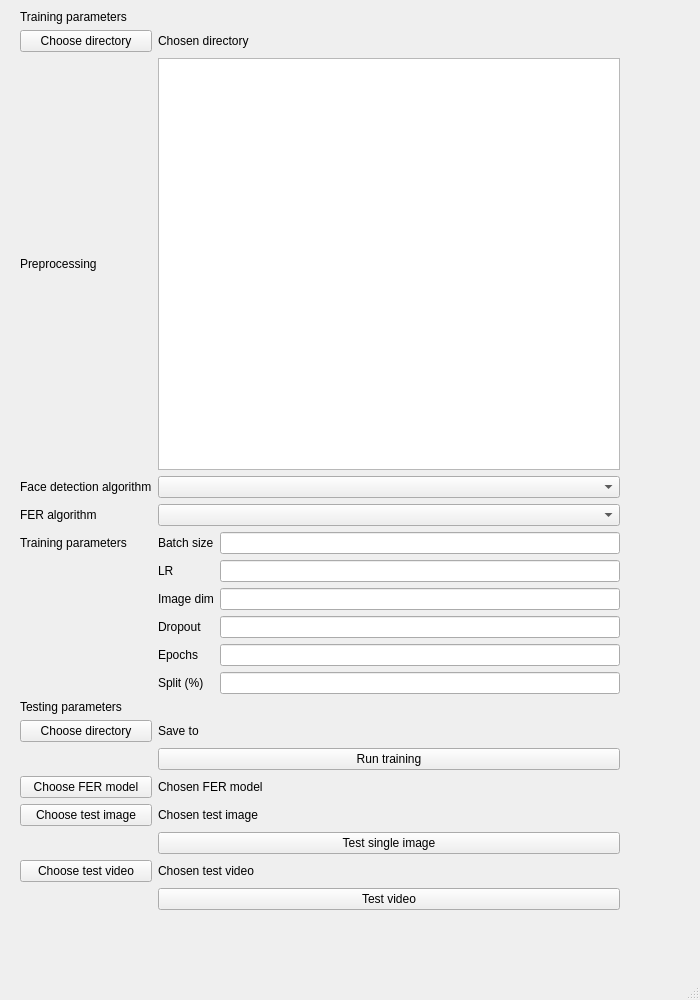
<?xml version="1.0" encoding="UTF-8"?>
<ui version="4.0">
 <class>MainWindow</class>
 <widget class="QMainWindow" name="MainWindow">
  <property name="geometry">
   <rect>
    <x>0</x>
    <y>0</y>
    <width>700</width>
    <height>1000</height>
   </rect>
  </property>
  <property name="windowTitle">
   <string>MainWindow</string>
  </property>
  <widget class="QWidget" name="centralwidget">
   <widget class="QWidget" name="gridLayoutWidget_2">
    <property name="geometry">
     <rect>
      <x>20</x>
      <y>10</y>
      <width>600</width>
      <height>900</height>
     </rect>
    </property>
    <layout class="QGridLayout" name="gridLayout_2">
     <item row="0" column="0">
      <widget class="QLabel" name="trainingParameters">
       <property name="text">
        <string>Training parameters</string>
       </property>
      </widget>
     </item>
     <item row="1" column="0">
      <widget class="QPushButton" name="directoryButton">
       <property name="text">
        <string>Choose directory</string>
       </property>
      </widget>
     </item>
     <item row="1" column="1" colspan="2">
      <widget class="QLabel" name="dirLabel">
       <property name="text">
        <string>Chosen directory</string>
       </property>
      </widget>
     </item>
     <item row="2" column="0">
      <widget class="QLabel" name="label_5">
       <property name="text">
        <string>Preprocessing</string>
       </property>
      </widget>
     </item>
     <item row="2" column="1" colspan="2">
      <widget class="QListView" name="preprocListView"/>
     </item>
     <item row="3" column="1" colspan="2">
      <widget class="QComboBox" name="faceDetComboBox"/>
     </item>
     <item row="3" column="0">
      <widget class="QLabel" name="faceDetLabel">
       <property name="text">
        <string>Face detection algorithm</string>
       </property>
      </widget>
     </item>
     <item row="4" column="0">
      <widget class="QLabel" name="modelLabel">
       <property name="text">
        <string>FER algorithm</string>
       </property>
      </widget>
     </item>
     <item row="4" column="1" colspan="2">
      <widget class="QComboBox" name="modelComboBox"/>
     </item>
     <item row="5" column="0">
      <widget class="QLabel" name="label">
       <property name="text">
        <string>Training parameters</string>
       </property>
      </widget>
     </item>
     <item row="5" column="1">
      <widget class="QLabel" name="label_2">
       <property name="text">
        <string>Batch size</string>
       </property>
      </widget>
     </item>
     <item row="5" column="2">
      <widget class="QLineEdit" name="batchSizeLineEdit"/>
     </item>
     <item row="6" column="2">
      <widget class="QLineEdit" name="learningRateLineEdit"/>
     </item>
     <item row="6" column="1">
      <widget class="QLabel" name="label_3">
       <property name="text">
        <string>LR</string>
       </property>
      </widget>
     </item>
     <item row="7" column="2">
      <widget class="QLineEdit" name="imgDimLineEdit"/>
     </item>
     <item row="7" column="1">
      <widget class="QLabel" name="label_4">
       <property name="text">
        <string>Image dim</string>
       </property>
      </widget>
     </item>
     <item row="8" column="1">
      <widget class="QLabel" name="label_7">
       <property name="text">
        <string>Dropout</string>
       </property>
      </widget>
     </item>
     <item row="8" column="2">
      <widget class="QLineEdit" name="dropoutLineEdit"/>
     </item>
     <item row="9" column="2">
      <widget class="QLineEdit" name="epochsLineEdit"/>
     </item>
     <item row="9" column="1">
      <widget class="QLabel" name="label_8">
       <property name="text">
        <string>Epochs</string>
       </property>
      </widget>
     </item>
     <item row="10" column="2">
      <widget class="QLineEdit" name="splitLineEdit"/>
     </item>
     <item row="10" column="1">
      <widget class="QLabel" name="label_9">
       <property name="text">
        <string>Split (%)</string>
       </property>
      </widget>
     </item>
     <item row="11" column="0" colspan="2">
      <widget class="QLabel" name="testingLabel">
       <property name="text">
        <string>Testing parameters</string>
       </property>
      </widget>
     </item>
     <item row="12" column="0">
      <widget class="QPushButton" name="destinationButton">
       <property name="text">
        <string>Choose directory</string>
       </property>
      </widget>
     </item>
     <item row="12" column="1" colspan="2">
      <widget class="QLabel" name="destLabel">
       <property name="text">
        <string>Save to</string>
       </property>
      </widget>
     </item>
     <item row="13" column="1" colspan="2">
      <widget class="QPushButton" name="runButton">
       <property name="text">
        <string>Run training</string>
       </property>
      </widget>
     </item>
     <item row="14" column="0">
      <widget class="QPushButton" name="ferModelButton">
       <property name="text">
        <string>Choose FER model</string>
       </property>
      </widget>
     </item>
     <item row="14" column="1" colspan="2">
      <widget class="QLabel" name="ferModelLabel">
       <property name="text">
        <string>Chosen FER model</string>
       </property>
      </widget>
     </item>
     <item row="15" column="0">
      <widget class="QPushButton" name="imageSelectionButton">
       <property name="text">
        <string>Choose test image</string>
       </property>
      </widget>
     </item>
     <item row="15" column="1" colspan="2">
      <widget class="QLabel" name="imageSelectionLabel">
       <property name="text">
        <string>Chosen test image</string>
       </property>
      </widget>
     </item>
     <item row="16" column="1" colspan="2">
      <widget class="QPushButton" name="testSingleImageButton">
       <property name="text">
        <string>Test single image</string>
       </property>
      </widget>
     </item>
     <item row="17" column="0">
      <widget class="QPushButton" name="videoSelectionButton">
       <property name="text">
        <string>Choose test video</string>
       </property>
      </widget>
     </item>
     <item row="17" column="1" colspan="2">
      <widget class="QLabel" name="testVideoLabel">
       <property name="text">
        <string>Chosen test video</string>
       </property>
      </widget>
     </item>
     <item row="18" column="1" colspan="2">
      <widget class="QPushButton" name="testVideoButton">
       <property name="text">
        <string>Test video</string>
       </property>
      </widget>
     </item>
    </layout>
   </widget>
  </widget>
  <widget class="QMenuBar" name="menubar">
   <property name="geometry">
    <rect>
     <x>0</x>
     <y>0</y>
     <width>497</width>
     <height>21</height>
    </rect>
   </property>
  </widget>
  <widget class="QStatusBar" name="statusbar"/>
 </widget>
 <resources/>
 <connections>
  <connection>
   <sender>destinationButton</sender>
   <signal>clicked()</signal>
   <receiver>MainWindow</receiver>
   <slot>setDirectory()</slot>
   <hints>
    <hint type="sourcelabel">
     <x>375</x>
     <y>288</y>
    </hint>
    <hint type="destinationlabel">
     <x>416</x>
     <y>285</y>
    </hint>
   </hints>
  </connection>
  <connection>
   <sender>directoryButton</sender>
   <signal>clicked()</signal>
   <receiver>MainWindow</receiver>
   <slot>getDirectory()</slot>
   <hints>
    <hint type="sourcelabel">
     <x>149</x>
     <y>45</y>
    </hint>
    <hint type="destinationlabel">
     <x>55</x>
     <y>74</y>
    </hint>
   </hints>
  </connection>
  <connection>
   <sender>runButton</sender>
   <signal>clicked()</signal>
   <receiver>MainWindow</receiver>
   <slot>train()</slot>
   <hints>
    <hint type="sourcelabel">
     <x>369</x>
     <y>325</y>
    </hint>
    <hint type="destinationlabel">
     <x>416</x>
     <y>366</y>
    </hint>
   </hints>
  </connection>
  <connection>
   <sender>ferModelButton</sender>
   <signal>clicked()</signal>
   <receiver>MainWindow</receiver>
   <slot>getFerModel()</slot>
   <hints>
    <hint type="sourcelabel">
     <x>149</x>
     <y>45</y>
    </hint>
    <hint type="destinationlabel">
     <x>55</x>
     <y>74</y>
    </hint>
   </hints>
  </connection>
  <connection>
   <sender>imageSelectionButton</sender>
   <signal>clicked()</signal>
   <receiver>MainWindow</receiver>
   <slot>getTestImageSelection()</slot>
   <hints>
    <hint type="sourcelabel">
     <x>149</x>
     <y>45</y>
    </hint>
    <hint type="destinationlabel">
     <x>55</x>
     <y>74</y>
    </hint>
   </hints>
  </connection>
  <connection>
   <sender>testSingleImageButton</sender>
   <signal>clicked()</signal>
   <receiver>MainWindow</receiver>
   <slot>estimateEmotionSingleImage()</slot>
   <hints>
    <hint type="sourcelabel">
     <x>369</x>
     <y>325</y>
    </hint>
    <hint type="destinationlabel">
     <x>416</x>
     <y>366</y>
    </hint>
   </hints>
  </connection>
  <connection>
   <sender>videoSelectionButton</sender>
   <signal>clicked()</signal>
   <receiver>MainWindow</receiver>
   <slot>getVideoSelection()</slot>
   <hints>
    <hint type="sourcelabel">
     <x>149</x>
     <y>45</y>
    </hint>
    <hint type="destinationlabel">
     <x>55</x>
     <y>74</y>
    </hint>
   </hints>
  </connection>
  <connection>
   <sender>testVideoButton</sender>
   <signal>clicked()</signal>
   <receiver>MainWindow</receiver>
   <slot>estimateEmotionVideo()</slot>
   <hints>
    <hint type="sourcelabel">
     <x>369</x>
     <y>325</y>
    </hint>
    <hint type="destinationlabel">
     <x>416</x>
     <y>366</y>
    </hint>
   </hints>
  </connection>
 </connections>
 <slots>
  <slot>getDirectory()</slot>
  <slot>train()</slot>
  <slot>setDirectory()</slot>
  <slot>getFerModel()</slot>
  <slot>getTestImageSelection()</slot>
  <slot>estimateEmotionSingleImage()</slot>
  <slot>getVideoSelection()</slot>
  <slot>estimateEmotionVideo()</slot>
 </slots>
</ui>
